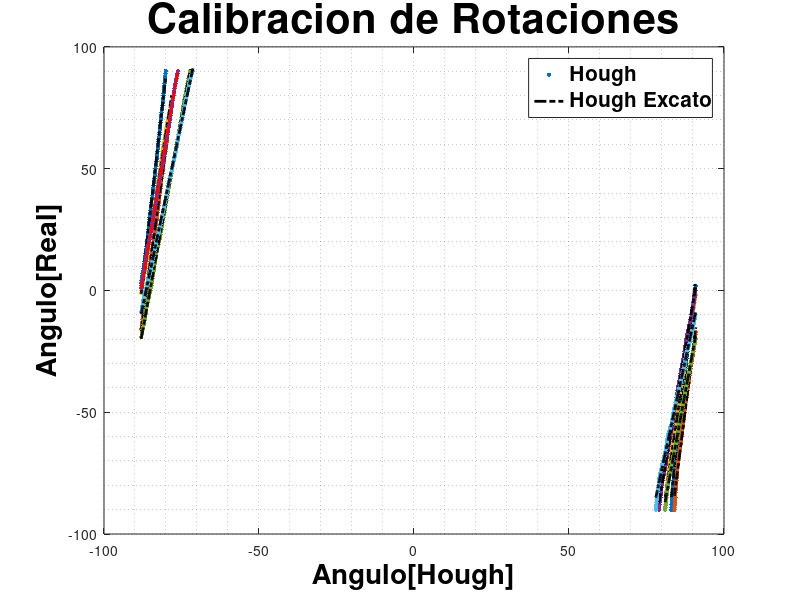

Write the MATLAB code that produced this figure.
clear all
close all
clc
%%
orden = 1;
file = fopen('H_X_exacto.txt','r');
H=textscan(file,'%f %f %f %f %f %f %f %f %f %f %f %f %f %f %f','headerlines',0);
H=cell2mat(H);
fclose(file);
figure;
plot(H(:,4),H(:,2),'.','LineWidth',2,'markersize',10);      %100cm
grid minor
hold on
P_100p = polyfit(H(95:end,4),H(95:end,2), orden);
P_v100p = polyval(P_100p,H(95:end,4));
plot(H(95:end,4),P_v100p,'-.k','LineWidth',2,'markersize',10);
P_100n = polyfit(H(1:91,4),H(1:91,2), orden);
P_v100n = polyval(P_100n,H(1:91,4));
plot(H(1:91,4),P_v100n,'-.k','LineWidth',2,'markersize',10);

plot(H(1:160,6),H(1:160,2),'.','LineWidth',2,'markersize',10);      %90cm
P_90p = polyfit(H(75:160,6),H(75:160,2), orden);
P_v90p = polyval(P_90p,H(75:160,6));
plot(H(75:160,6),P_v90p,'-.k','LineWidth',2,'markersize',10);
P_90n = polyfit(H(1:74,6),H(1:74,2), orden);
P_v90n = polyval(P_90n,H(1:74,6));
plot(H(1:74,6),P_v90n,'-.k','LineWidth',2,'markersize',10);

plot(H(1:169,8),H(1:169,2),'.','LineWidth',2,'markersize',10);      %80cm
P_80p = polyfit(H(90:169,8),H(90:169,2), orden);
P_v80p = polyval(P_80p,H(90:169,8));
plot(H(90:169,8),P_v80p,'-.k','LineWidth',2,'markersize',10);
P_80n = polyfit(H(1:89,8),H(1:89,2), orden);
P_v80n = polyval(P_80n,H(1:89,8));
plot(H(1:89,8),P_v80n,'-.k','LineWidth',2,'markersize',10);

plot(H(:,10),H(:,2),'.','LineWidth',2,'markersize',10);      %70cm
P_70p = polyfit(H(92:end,10),H(92:end,2), orden);
P_v70p = polyval(P_70p,H(92:end,10));
plot(H(92:end,10),P_v70p,'-.r','LineWidth',2,'markersize',10);
P_70n = polyfit(H(1:91,10),H(1:91,2), orden);
P_v70n = polyval(P_70n,H(1:91,10));
plot(H(1:91,10),P_v70n,'-.k','LineWidth',2,'markersize',10);

plot(H(:,12),H(:,2),'.','LineWidth',2,'markersize',10);      %60cm
P_60p = polyfit(H(72:end,12),H(72:end,2), orden);
P_v60p = polyval(P_60p,H(72:end,12));
plot(H(72:end,12),P_v60p,'-.k','LineWidth',2,'markersize',10);
P_60n = polyfit(H(1:71,12),H(1:71,2), orden);
P_v60n = polyval(P_60n,H(1:71,12));
plot(H(1:71,12),P_v60n,'-.k','LineWidth',2,'markersize',10);

plot(H(:,14),H(:,2),'.','LineWidth',2,'markersize',10);      %50cm
P_50p = polyfit(H(82:end,14),H(82:end,2), orden);
P_v50p = polyval(P_50p,H(82:end,14));
plot(H(82:end,14),P_v50p,'-.k','LineWidth',2,'markersize',10);
P_50n = polyfit(H(1:81,14),H(1:81,2), orden);
P_v50n = polyval(P_50n,H(1:81,14));
plot(H(1:81,14),P_v50n,'-.k','LineWidth',2,'markersize',10);
%%
Pp=[];
Pp(1) = (P_100p(1)+P_90p(1)+P_80p(1)+P_70p(1)+P_60p(1)+P_50p(1))/6;
Pp(2) = (P_100p(2)+P_90p(2)+P_80p(2)+P_70p(2)+P_60p(2)+P_50p(2))/6;
Pn=[];
Pn(1) = (P_100n(1)+P_90n(1)+P_80n(1)+P_70n(1)+P_60n(1)+P_50n(1))/6;
Pn(2) = (P_100n(2)+P_90n(2)+P_80n(2)+P_70n(2)+P_60n(2)+P_50n(2))/6;

Theta = -90:1:-70;
Ap= Pp(1) * Theta + Pp(2);
% plot(Theta,Ap,'-r','LineWidth',2,'markersize',10);
Theta = 75:1:95;
An= Pn(1) * Theta + Pn(2);
% plot(Theta,An,'-r','LineWidth',2,'markersize',10);
hold off

title('Calibracion de Rotaciones', 'FontSize',30,'FontWeight','bold','Color','k')
xlabel('Angulo[Hough]', 'FontSize',20,'FontWeight','bold','Color','k')
ylabel('Angulo[Real]','FontSize',20,'FontWeight','bold','Color','k')
legend({'Hough','Hough Excato'},'FontSize',15,'FontWeight','bold')

%% 8.2493*Theta + 718.0719 
%% 8.3896 * Theta - 768.5472



